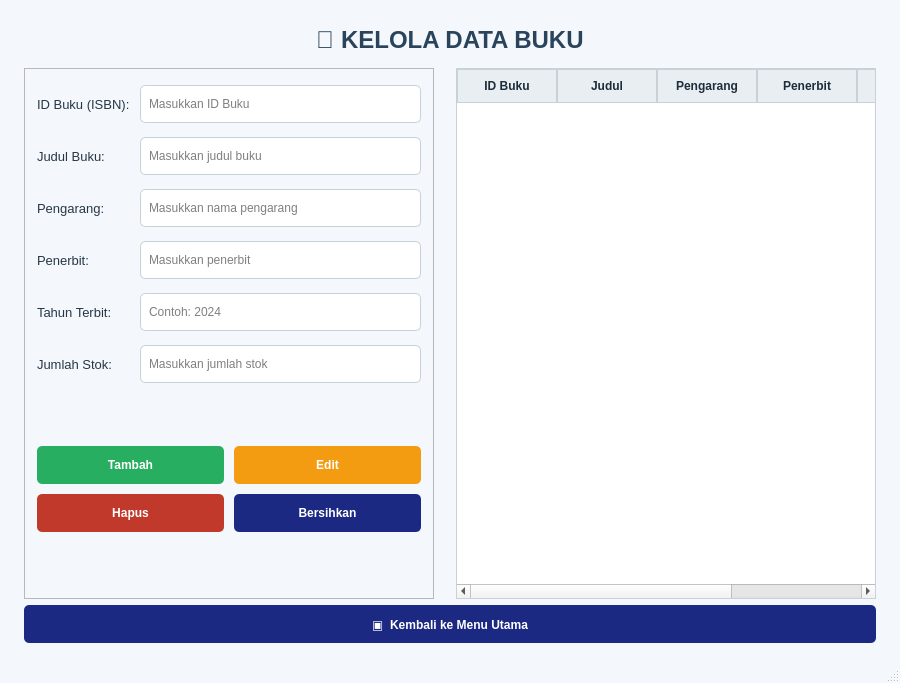
<?xml version="1.0" encoding="UTF-8"?>
<ui version="4.0">
 <class>KelolaBukuWindow</class>
 <widget class="QMainWindow" name="KelolaBukuWindow">
  <property name="geometry">
   <rect>
    <x>0</x>
    <y>0</y>
    <width>900</width>
    <height>683</height>
   </rect>
  </property>
  <property name="minimumSize">
   <size>
    <width>900</width>
    <height>650</height>
   </size>
  </property>
  <property name="windowTitle">
   <string>Perpustakaan - Kelola Data Buku</string>
  </property>
  <property name="styleSheet">
   <string notr="true">
QMainWindow { background-color: #f4f7fb; }
QLabel { color: #263746; font-size: 10pt; }
QLineEdit { background: white; border: 1px solid #c8d0d8; border-radius: 5px; padding: 6px; min-height: 24px; }
QTableWidget { background: white; border: 1px solid #c8d0d8; gridline-color: #d7dde3; }
QHeaderView::section { background: #e9eef2; color: #1d2d3a; padding: 7px; border: 1px solid #c8d0d8; font-weight: bold; }
QPushButton { color: white; border: none; border-radius: 5px; padding: 8px; font-weight: bold; min-height: 22px; }
QPushButton#btnTambah { background-color: #27ae60; }
QPushButton#btnEdit { background-color: #f39c12; }
QPushButton#btnHapus { background-color: #c0392b; }
QPushButton#btnBersihkan, QPushButton#btnKembali { background-color: #34495e; }
QPushButton:hover { opacity: 0.85; }
   </string>
  </property>
  <widget class="QWidget" name="centralwidget">
   <layout class="QVBoxLayout" name="verticalLayoutMain">
    <property name="leftMargin">
     <number>24</number>
    </property>
    <property name="topMargin">
     <number>18</number>
    </property>
    <property name="rightMargin">
     <number>24</number>
    </property>
    <property name="bottomMargin">
     <number>18</number>
    </property>
    <item>
     <widget class="QLabel" name="lblTitle">
      <property name="styleSheet">
       <string notr="true">font-size: 18pt; font-weight: bold; color: #29445b; padding: 8px;</string>
      </property>
      <property name="text">
       <string>📖 KELOLA DATA BUKU</string>
      </property>
      <property name="alignment">
       <set>Qt::AlignCenter</set>
      </property>
     </widget>
    </item>
    <item>
     <layout class="QHBoxLayout" name="horizontalLayoutMain">
      <property name="spacing">
       <number>22</number>
      </property>
      <item>
       <widget class="QFrame" name="frameInput">
        <property name="frameShape">
         <enum>QFrame::StyledPanel</enum>
        </property>
        <property name="frameShadow">
         <enum>QFrame::Plain</enum>
        </property>
        <layout class="QVBoxLayout" name="verticalLayoutInput">
         <property name="spacing">
          <number>12</number>
         </property>
         <property name="leftMargin">
          <number>12</number>
         </property>
         <property name="topMargin">
          <number>16</number>
         </property>
         <property name="rightMargin">
          <number>12</number>
         </property>
         <property name="bottomMargin">
          <number>16</number>
         </property>
         <item>
          <layout class="QGridLayout" name="gridLayoutForm">
           <property name="horizontalSpacing">
            <number>10</number>
           </property>
           <property name="verticalSpacing">
            <number>14</number>
           </property>
           <item row="1" column="1">
            <widget class="QLineEdit" name="txtJudul">
             <property name="placeholderText">
              <string>Masukkan judul buku</string>
             </property>
            </widget>
           </item>
           <item row="1" column="0">
            <widget class="QLabel" name="lblJudul">
             <property name="text">
              <string>Judul Buku:</string>
             </property>
            </widget>
           </item>
           <item row="3" column="0">
            <widget class="QLabel" name="lblPengarang">
             <property name="text">
              <string>Pengarang:</string>
             </property>
            </widget>
           </item>
           <item row="3" column="1">
            <widget class="QLineEdit" name="txtPengarang">
             <property name="placeholderText">
              <string>Masukkan nama pengarang</string>
             </property>
            </widget>
           </item>
           <item row="4" column="0">
            <widget class="QLabel" name="lblPenerbit">
             <property name="text">
              <string>Penerbit:</string>
             </property>
            </widget>
           </item>
           <item row="4" column="1">
            <widget class="QLineEdit" name="txtPenerbit">
             <property name="placeholderText">
              <string>Masukkan penerbit</string>
             </property>
            </widget>
           </item>
           <item row="7" column="0">
            <widget class="QLabel" name="lblStok">
             <property name="text">
              <string>Jumlah Stok:</string>
             </property>
            </widget>
           </item>
           <item row="5" column="1">
            <widget class="QLineEdit" name="txtTahun">
             <property name="placeholderText">
              <string>Contoh: 2024</string>
             </property>
            </widget>
           </item>
           <item row="5" column="0">
            <widget class="QLabel" name="lblTahun">
             <property name="text">
              <string>Tahun Terbit:</string>
             </property>
            </widget>
           </item>
           <item row="7" column="1">
            <widget class="QLineEdit" name="txtStok">
             <property name="placeholderText">
              <string>Masukkan jumlah stok</string>
             </property>
            </widget>
           </item>
           <item row="0" column="1">
            <widget class="QLineEdit" name="txtIdBuku">
             <property name="placeholderText">
              <string>Masukkan ID Buku</string>
             </property>
            </widget>
           </item>
           <item row="0" column="0">
            <widget class="QLabel" name="lblBuku">
             <property name="text">
              <string>ID Buku (ISBN):</string>
             </property>
            </widget>
           </item>
          </layout>
         </item>
         <item>
          <spacer name="verticalSpacer_Form">
           <property name="orientation">
            <enum>Qt::Vertical</enum>
           </property>
           <property name="sizeHint" stdset="0">
            <size>
             <width>20</width>
             <height>12</height>
            </size>
           </property>
          </spacer>
         </item>
         <item>
          <layout class="QGridLayout" name="gridLayoutButtons">
           <property name="spacing">
            <number>10</number>
           </property>
           <item row="0" column="0">
            <widget class="QPushButton" name="btnTambah">
             <property name="text">
              <string>Tambah</string>
             </property>
            </widget>
           </item>
           <item row="0" column="1">
            <widget class="QPushButton" name="btnEdit">
             <property name="text">
              <string>Edit</string>
             </property>
            </widget>
           </item>
           <item row="1" column="0">
            <widget class="QPushButton" name="btnHapus">
             <property name="text">
              <string>Hapus</string>
             </property>
            </widget>
           </item>
           <item row="1" column="1">
            <widget class="QPushButton" name="btnBersihkan">
             <property name="styleSheet">
              <string notr="true">background-color: rgb(28, 41, 130);
color: rgb(255, 255, 255);</string>
             </property>
             <property name="text">
              <string>Bersihkan</string>
             </property>
            </widget>
           </item>
          </layout>
         </item>
         <item>
          <spacer name="verticalSpacerBottom">
           <property name="orientation">
            <enum>Qt::Vertical</enum>
           </property>
           <property name="sizeHint" stdset="0">
            <size>
             <width>20</width>
             <height>40</height>
            </size>
           </property>
          </spacer>
         </item>
        </layout>
       </widget>
      </item>
      <item>
       <widget class="QTableWidget" name="tableBuku">
        <property name="minimumSize">
         <size>
          <width>420</width>
          <height>420</height>
         </size>
        </property>
        <property name="font">
         <font>
          <weight>50</weight>
          <bold>false</bold>
         </font>
        </property>
        <property name="rowCount">
         <number>0</number>
        </property>
        <property name="columnCount">
         <number>6</number>
        </property>
        <attribute name="horizontalHeaderStretchLastSection">
         <bool>true</bool>
        </attribute>
        <column>
         <property name="text">
          <string>ID Buku</string>
         </property>
         <property name="font">
          <font>
           <pointsize>9</pointsize>
           <weight>75</weight>
           <bold>true</bold>
          </font>
         </property>
        </column>
        <column>
         <property name="text">
          <string>Judul</string>
         </property>
         <property name="font">
          <font>
           <pointsize>9</pointsize>
           <weight>75</weight>
           <bold>true</bold>
          </font>
         </property>
        </column>
        <column>
         <property name="text">
          <string>Pengarang</string>
         </property>
         <property name="font">
          <font>
           <weight>75</weight>
           <bold>true</bold>
          </font>
         </property>
        </column>
        <column>
         <property name="text">
          <string>Penerbit</string>
         </property>
         <property name="font">
          <font>
           <weight>75</weight>
           <bold>true</bold>
          </font>
         </property>
        </column>
        <column>
         <property name="text">
          <string>Tahun</string>
         </property>
         <property name="font">
          <font>
           <weight>75</weight>
           <bold>true</bold>
          </font>
         </property>
        </column>
        <column>
         <property name="text">
          <string>Stok</string>
         </property>
         <property name="font">
          <font>
           <weight>75</weight>
           <bold>true</bold>
          </font>
         </property>
        </column>
       </widget>
      </item>
      <item>
       <layout class="QVBoxLayout" name="verticalLayoutTable"/>
      </item>
     </layout>
    </item>
    <item>
     <widget class="QPushButton" name="btnKembali">
      <property name="styleSheet">
       <string notr="true">background-color: rgb(28, 41, 130);
color: rgb(255, 255, 255);</string>
      </property>
      <property name="text">
       <string>▣  Kembali ke Menu Utama</string>
      </property>
     </widget>
    </item>
   </layout>
  </widget>
  <widget class="QMenuBar" name="menubar">
   <property name="geometry">
    <rect>
     <x>0</x>
     <y>0</y>
     <width>900</width>
     <height>18</height>
    </rect>
   </property>
  </widget>
  <widget class="QStatusBar" name="statusbar"/>
 </widget>
 <resources/>
 <connections/>
</ui>
